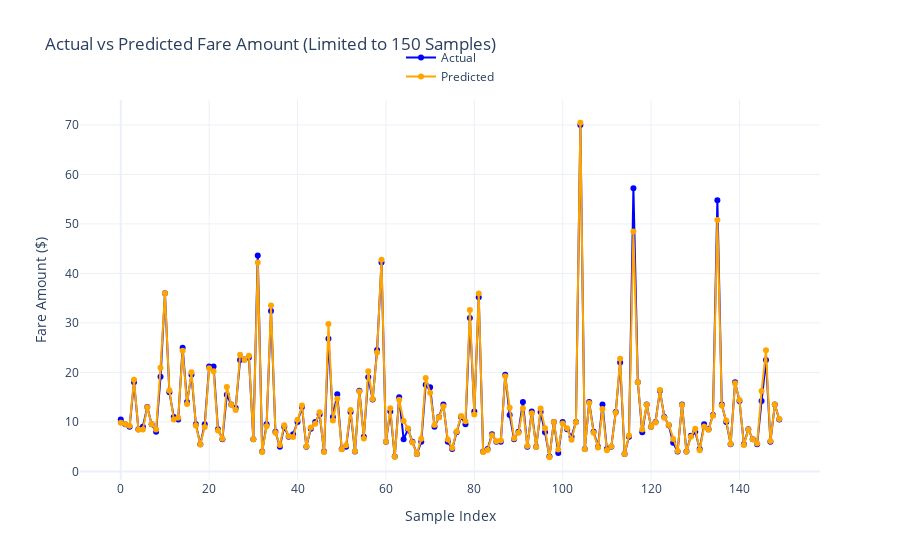

Write notebook code for a chart like this one.
### Code cell
from sklearn.ensemble import GradientBoostingRegressor
from data import *
from model import *

taxi_type = YELLOW
sql = getSqlForModeling2(taxi_type)
df = getDF(sql)

X = df[FEATURES]
y = df[VARIABLE]

X_train, X_test, y_train, y_test = train_test_split(X, y, test_size=0.2)

model = GradientBoostingRegressor(n_estimators=500, 
                                  learning_rate=0.1, 
                                  max_depth=3,
                                  validation_fraction=0.1, 
                                  n_iter_no_change=10)

# Training
model.fit(X, y)
# with DR.engn.connect() as conn:
#     processed = 0
#     for df in pd.read_sql(train_sql, conn, chunksize=CHUNK_SIZE):
#         processed += len(df)
#         X = df[FEATURES]
#         y = df[VARIABLE]

#         model.fit(X, y)
#         O.out(f'Trained {processed} rows')

storeModel(model, f'{taxi_type}_{VARIABLE}_{GRADIENT_BOOST}')

# Predictions
# with DR.engn.connect() as conn:
#     processed = 0
#     y_test = []
#     y_pred = []
#     for df in pd.read_sql(test_sql, conn, chunksize=CHUNK_SIZE):
#         processed += len(df)
#         X = df[FEATURES]
#         y_test.append(df[VARIABLE])

#         y_pred.append(model.predict(X))
#         O.out(f'Predicted {processed} rows')

# # Performance
# merged_y_test = pd.concat(y_test, ignore_index=True)
# merged_y_pred = np.concatenate(y_pred)

# showPerformance(merged_y_test, merged_y_pred)
y_pred = model.predict(X_test)
showPerformance(y_test, y_pred)
residualAnalysis(X_test, y_test, y_pred)

### Figure 1 — Plotly figure (JSON) as saved in the notebook; plotly's stock layout.template omitted (floating-point values rounded to 4 significant figures; data arrays with more than 128 entries replaced by an {"elided": "..."} marker saying what was removed)
{"data": [{"line": {"color": "blue"}, "mode": "lines+markers", "name": "Actual", "type": "scatter", "x": {"elided": "150 int values"}, "y": {"elided": "150 float values"}}, {"line": {"color": "orange"}, "mode": "lines+markers", "name": "Predicted", "type": "scatter", "x": {"elided": "150 int values"}, "y": {"elided": "150 float values"}}], "layout": {"legend": {"x": 0.5, "xanchor": "center", "y": 1.15, "yanchor": "top"}, "title": {"text": "Actual vs Predicted Fare Amount (Limited to 150 Samples)"}, "xaxis": {"title": {"text": "Sample Index"}}, "yaxis": {"title": {"text": "Fare Amount ($)"}}}}
